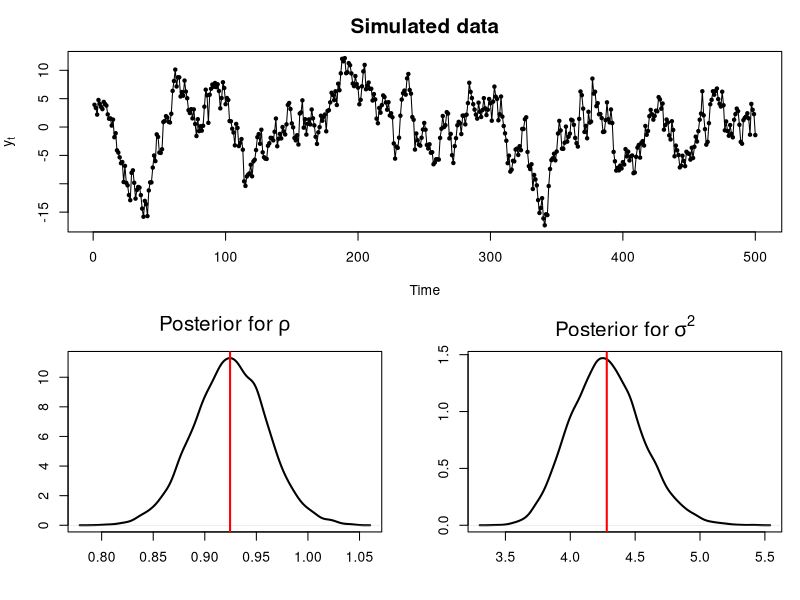

Here is the R script that generated this plot:
##### HW 3, Problem 6
sig = sqrt(4)
n = 500

### Generating Data
set.seed(1)
ar = 0.95
#ar = 0.30
x1 = arima.sim(list(ar=ar),n=n, sd=sig)

### Certain portions of the data vector
yn = x1[-1]
yn_1 = x1[-n]

### Sampling for sigma^2
B = 10000
alpha = (n-2)/2
beta = (sum(yn^2)-sum(yn*yn_1)^2/sum(yn_1^2))/2
po.sig = 1/rgamma(B, alpha, beta)

### Sampling for rho
mu = sum(yn*yn_1)/sum(yn_1^2)
si = po.sig/sqrt(sum(yn_1^2))
po.ro = rnorm(B, mu, si)

### Plots
#pdf("./fig_1.pdf", width = 8, height = 8)
par(mfrow=c(1,1), mar = c(4.1, 4.1, 3.1, 1.1))
layout(matrix(c(1,2,1,3),2,2))
plot(x1, type='o', pch=20, main="Simulated data", cex.main = 1.5, ylab = expression(y[t]))
plot(density(po.ro), main = expression("Posterior for" ~ rho), xlab ="", ylab="", cex.main = 1.5, lwd = 2)
abline(v = mean(po.ro), col = 'red', lwd = 2)
plot(density(po.sig), main = expression("Posterior for" ~ sigma^2), xlab ="", ylab="", cex.main = 1.5, lwd = 2)
abline(v = mean(po.sig), col = 'red', lwd = 2)
#dev.off()

### Summary statistics
c("mean"=mean(po.ro), "var"=var(po.ro), quantile(po.ro, c(0, 0.025, 0.5, 0.975, 1)))
c("mean"=mean(po.sig), "var"=var(po.sig), quantile(po.sig, c(0, 0.025, 0.5, 0.975, 1)))

### Scatterplot for the joint distribution
# par(mfrow=c(1,1), mar = c(5.1,4.1,4.1,2.1))
# plot(po.ro, po.sig, pch = 20, xlab="", ylab="", cex=0.5)
# mtext(expression(rho), side=1, line=3, cex=1.5)
# mtext(expression(sigma^2), side=2, line=2, cex=1.5)
